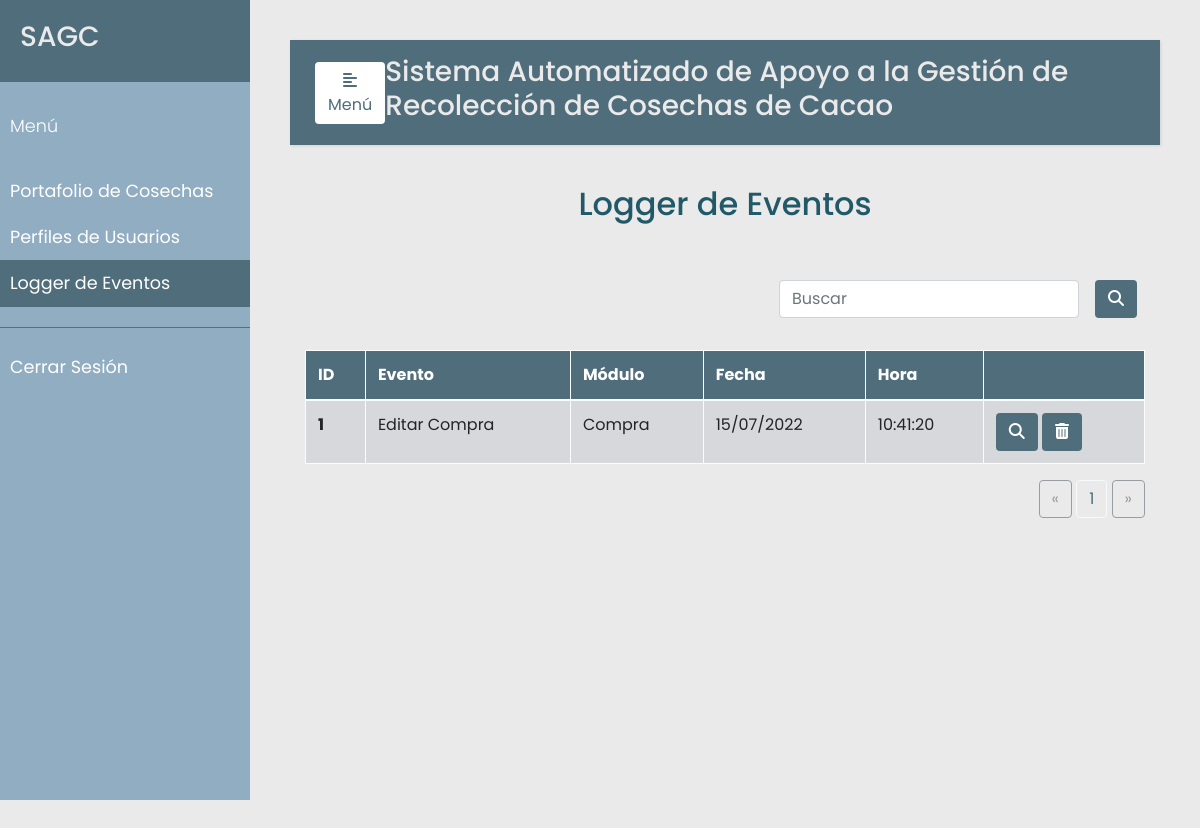
Page /eventos/ (signed in) on the earlier database version.
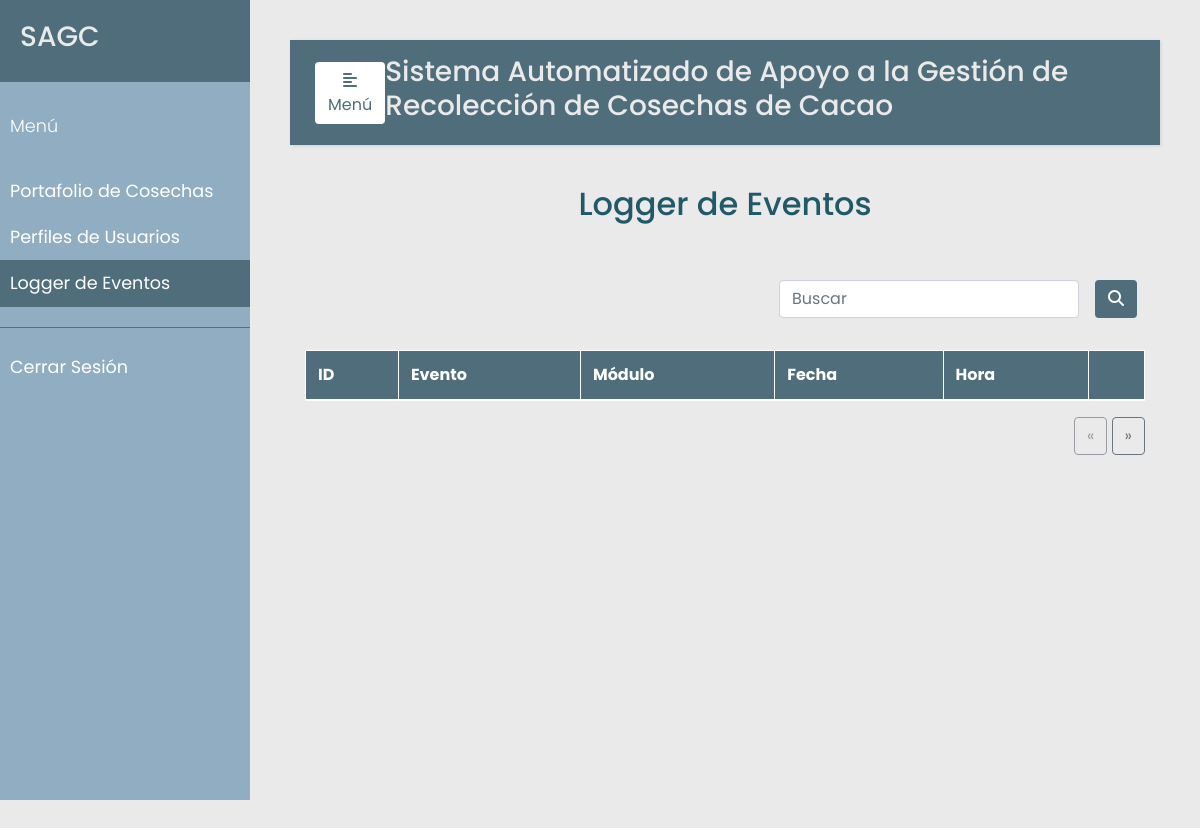
Same page on the later database version.
### src/models.py (models this page shows, shortened)
class Evento(db.Model):
    __tablename__ = 'eventos'
    id = db.Column(db.Integer, primary_key=True)
    usuario = db.Column(db.Integer, db.ForeignKey('usuarios.id'), nullable=False)
    evento = db.Column(db.String(120), nullable=False)
    modulo = db.Column(db.String(120), nullable=False)
    fecha = db.Column(db.DateTime, nullable=False)
    descripcion = db.Column(db.String(120), nullable=False)

### src/eventos.py (the view)
@app.route('/eventos/')
@login_required
def eventos():
    ROWS_PER_PAGE = 2
    page = request.args.get('page', 1, type=int)
    eventos = Evento.query.paginate(page=page, per_page=ROWS_PER_PAGE)
    return render_template('eventos.html', eventos=eventos)

### src/decoradores.py (called while the page is built)
def login_required(f):
    @wraps(f)
    def wrap(*args, **kwargs):
        if 'logged_in' in session:
            return f(*args, **kwargs)
        else:
            flash('Necesitas iniciar sesión primero')
            return redirect(url_for('login'))
    return wrap

### templates/eventos.html (shortened to what this page needs)
{% extends "base.html" %}
{% set active_page = "eventos" %}
{% block content %}
<section class="vh-100">
    <div class="container h-100">
        <p class="text-center h2 fw-bold mb-5 mx-1 mx-md-4 mt-4">Logger de Eventos</p>
        <div class="d-flex flex-row-reverse bd-highlight">
            <div class="p-2 bd-highlight" style="display:flex; align-content: flex-end;">
              <form action='/eventos/search' method="post" class="form-inline" style="justify-content: flex-end">
                <input class="form-control mr-3 w-75" type="text" placeholder="Buscar" aria-label="Buscar" name="search_evento">
                <button type="submit" id="search_evento" name="action-type" value="search" class="btn" style="color:#fff; background-color:#4F6D7A;">
                  <i class="fas fa-search" aria-hidden="true"></i>
                </button>
              </form>
            </div>
        </div>
        <br/>
        <table class="table table-bordered table-light table-hover">
          <thead>
            <tr>
              <th scope="col">ID</th>
              <th scope="col">Evento</th>
              <th scope="col">Módulo</th>
              <th scope="col">Fecha</th>
              <th scope="col">Hora</th>
              <th scope="col"></th>
            </tr>
          </thead>
          <tbody>
            {% for u in eventos.items %}
            <tr {% if not u.estado %} class="table-secondary" {% endif %}>
              <th scope="row">{{u.id}}</th>
              <td >{{ u.evento}}</td>
              <td>{{ u.modulo }}</td>
              <td>{{ u.fecha.strftime("%d/%m/%Y") }}</td>
              <td>{{ u.fecha.strftime("%H:%M:%S") }}</td>
              <td>
                <a href="/eventos/detalles/{{ u.id }}">
                  <button type="button" class="btn action" data-toggle="modal"
                    data-placement="bottom" title="Detallar Evento" data-target="#list-modal-{{u.id}}">
                    <i class="fas fa-search" aria-hidden="true"></i>
                  </button>
                </a>
                <button type="button" class="btn action" data-toggle="modal"
                  data-placement="bottom" title="Eliminar Evento" data-target="#delete-modal-{{u.id}}">
                    <i class="fas fa-trash-alt"></i>
                </button>
              </td>
            </tr>
            {% endfor %}
          </tbody>
        </table>
            <div class="text-right">
              <a href="{{ url_for('eventos', page=eventos.prev_num) }}"
                class="btn btn-outline-secondary
                {% if eventos.page == 1 %}disabled{% endif %}">
                  &laquo;
              </a>
              {% for page_num in eventos.iter_pages(left_edge=1, right_edge=1, left_current=1, right_current=2) %}
            {% if page_num %}
                      {% if eventos.page == page_num %}
                      <a href="{{ url_for('eventos', page=page_num) }}"
                        class="btn btn-light" style="color:#4F6D7A; background-color:#EAEAEA">
                          {{ page_num }}
                      </a>
                      {% else %}
                      <a href="{{ url_for('eventos', page=page_num) }}"
                        class="btn btn-primary" style="color:#fff; background-color:#4F6D7A;">
                          {{ page_num }}
                      </a>
                      {% endif %}
                  {% else %}
                      ...
                  {% endif %}
              {% endfor %}
              <a href="{{ url_for('eventos', page=eventos.next_num) }}"
                class="btn btn-outline-secondary
                {% if eventos.page == eventos.pages %}disabled{% endif %}">
                  &raquo;
              </a>
            </div>
    </div>
</section>
{% endblock %}

### templates/base.html (shortened to what this page needs)
<!DOCTYPE html>
<html lang="en">
<head>
    <link rel="stylesheet" href="https://cdn.jsdelivr.net/npm/bootstrap@4.3.1/dist/css/bootstrap.min.css">
    <link rel="stylesheet" href="{{ url_for('static', filename='../static/css/styles.css') }}">
    <link rel="stylesheet" href="https://cdnjs.cloudflare.com/ajax/libs/malihu-custom-scrollbar-plugin/3.1.5/jquery.mCustomScrollbar.min.css">
    <link rel="stylesheet" href="https://cdnjs.cloudflare.com/ajax/libs/font-awesome/6.1.1/css/all.min.css" />
</head>
<body>
    <div class="wrapper">
        <nav id="sidebar">
            <div class="sidebar-header"> <h3>SAGC</h3> </div>
            <ul class="list-unstyled components">
                <p>Menú</p>
                {% if session['logged_in'] %}
                    <li class="nav-item {% if active_page == 'cosecha' %}active{% endif %}">
                    <a class="nav-link" href="{{url_for('cosecha')}}">Portafolio de Cosechas</a>
                    </li>
                    {% if session['rol_admin'] %}
                    <li class="nav-item {% if active_page == 'perfiles' %}active{% endif %}">
                    <a class="nav-link" href="{{url_for('perfiles')}}">Perfiles de Usuarios</a>
                    </li>
                    {% endif %}
                    <li class="nav-item {% if active_page == 'eventos' %}active{% endif %}">
                    <a class="nav-link" href="{{url_for('eventos')}}">Logger de Eventos</a>
                    </li>
                {% endif %}
            </ul>
            {% if session['logged_in'] %}
            <ul class="list-unstyled others">
                    <li class="nav-item">
                    <a class="nav-link" href="{{url_for('logout')}}">Cerrar Sesión</a>
                    </li>
            </ul>
            {% endif %}
        </nav>
        <div id="content">
            <nav class="navbar navbar-expand-lg" style="background-color:#4F6D7A;">
                <div class="container-fluid">
                    <button type="button" id="sidebarCollapse" class="btn" style="background-color:#fff; color: #4F6D7A;">
                        <i class="fas fa-align-left"></i>
                        <span>Menú</span>
                    </button>
                    <h3>Sistema Automatizado de Apoyo a la Gestión de Recolección de Cosechas de Cacao</h3>
                </div>
            </nav>
            {% block content %}
            {% endblock %}
        </div>
    </div>
</body>
</html>

### static/css/styles.css (style rules this page uses)
body { font-family: 'Poppins', sans-serif; background: #EAEAEA; }
p { font-family: 'Poppins', sans-serif; font-size: 1.1em; font-weight: 300; line-height: 1.7em; color: #215968; }
h3 { color: #EAEAEA; }
a, a:hover, a:focus { color: inherit; text-decoration: none; transition: all 0.3s; }
.navbar { padding: 15px 10px; background: #fff; border: none; border-radius: 0; margin-bottom: 40px; box-shadow: 1px 1px 3px rgba(0, 0, 0, 0.1); }
.wrapper { display: flex; width: 100%; }
#sidebar { width: 250px; position: fixed; top: 0; left: 0; height: 100vh; z-index: 999; background: #91ADC2; color: #fff; transition: all 0.3s; }
#sidebar .sidebar-header { padding: 20px; background: #4F6D7A; }
#sidebar ul.components { padding: 20px 0; border-bottom: 1px solid #47748b; }
#sidebar ul p { color: #fff; padding: 10px; }
#sidebar ul li a { padding: 10px; font-size: 1.1em; display: block; }
#sidebar ul li.active>a, a[aria-expanded="true"] { color: #fff; background: #4F6D7A; }
#content { width: calc(100% - 250px); padding: 40px; min-height: 100vh; transition: all 0.3s; position: absolute; top: 0; right: 0; }
thead { color:#fff; background-color:#4F6D7A; }

Differences in the rows shown:
removed Evento: id "1", evento "Editar Compra", modulo "Compra", fecha "15/07/2022", fecha "10:41:20"
Other differences:
list line gone: "1"
